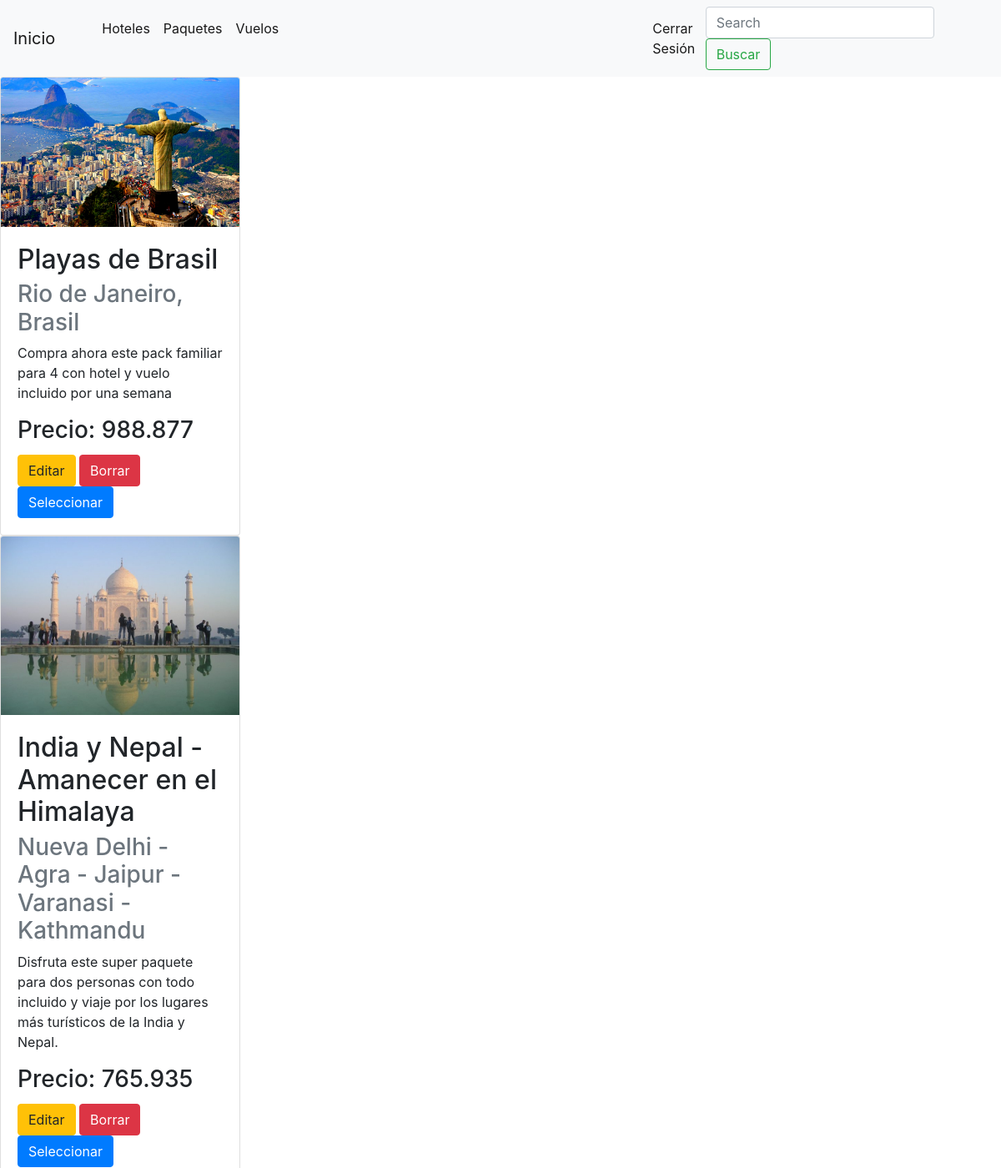
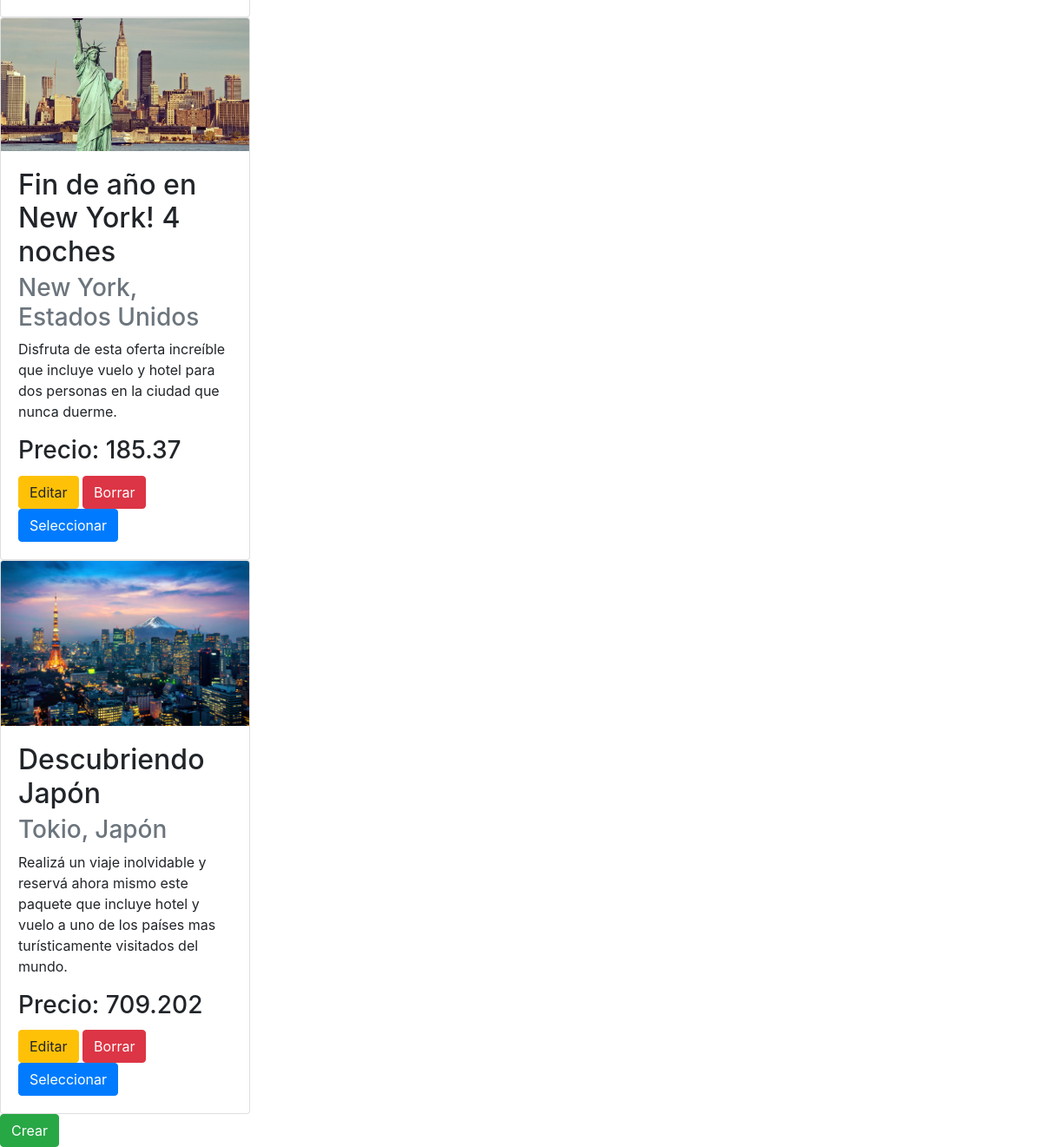
The app's page /info/viajes-paquetes/ (signed in) with its own data (2 pictures, top to bottom).
### viajes/models.py (models this page shows, shortened)
class Paquete(models.Model):
    name = models.CharField(max_length=200)
    location = models.TextField()
    description = models.TextField()
    price= models.FloatField()
    image=models.ImageField(upload_to="viajes/",null=True, blank=True)

### viajes/views.py (the view)
# urls.py: path("viajes-paquetes/",verPaquetes),
def verPaquetes(request):
    paquetes = Paquete.objects.all()
    return render(request,"paquete.html",context={"paquetes" : paquetes})

### template/paquete.html (shortened to what this page needs)
{%  extends "template/base.html" %}
{% block contenidoquecambia %}
<!DOCTYPE html>
<html lang="en">
<head>
</head>
<body>
    {% for paquete in paquetes %}
    <div class="card" style="width: 18rem;">
        {% if paquete.image %}
        <image src="{{ paquete.image.url }}" class="card-img-top">
        {% endif %}
        <div class="card-body">
        <h2 class="card-title">{{paquete.name}}</h2>
        <h3 class="card-subtitle mb-2 text-muted">{{paquete.location}}</h3>
        <p class="card-text">{{paquete.description}}</p>
        <h3 class="card-title">Precio: {{paquete.price}}</h3>
        {% if request.user.is_superuser %}
        <a href="/info/update-paquete/{{ paquete.id }}/" class="btn btn-warning">Editar</a>
        <a href="/info/delete-paquete/{{ paquete.id }}/" class="btn btn-danger">Borrar</a>
        {% endif %}
        {% if request.user.is_authenticated %}
        <a href="/not-found/" class="btn btn-primary">Seleccionar</a>
        {% endif %}
        </div>
    </div>
    {% endfor %}
    {% if request.user.is_superuser %}
    <a href="/info/create-paquete/" class="btn btn-success">Crear</a>
    {% endif %}
</body>
</html>
{% endblock  %}

### records on screen
Paquete: image (picture), name "Playas de Brasil", location "Rio de Janeiro, Brasil", description "Compra ahora este pack familiar para 4 con hotel y vuelo incluido por una semana", price "988.877"
Paquete: image (picture), name "India y Nepal - Amanecer en el Himalaya", location "Nueva Delhi - Agra - Jaipur - Varanasi - Kathmandu", description "Disfruta este super paquete para dos personas con todo incluido y viaje por los lugares más turísticos de la India y Nepal.", price "765.935"
Paquete: image (picture), name "Fin de año en New York! 4 noches", location "New York, Estados Unidos", description "Disfruta de esta oferta increíble que incluye vuelo y hotel para dos personas en la ciudad que nunca duerme.", price "185.37"
Paquete: image (picture), name "Descubriendo Japón", location "Tokio, Japón", description "Realizá un viaje inolvidable y reservá ahora mismo este paquete que incluye hotel y vuelo a uno de los países mas turísticamente visitados del mundo.", price "709.202"
